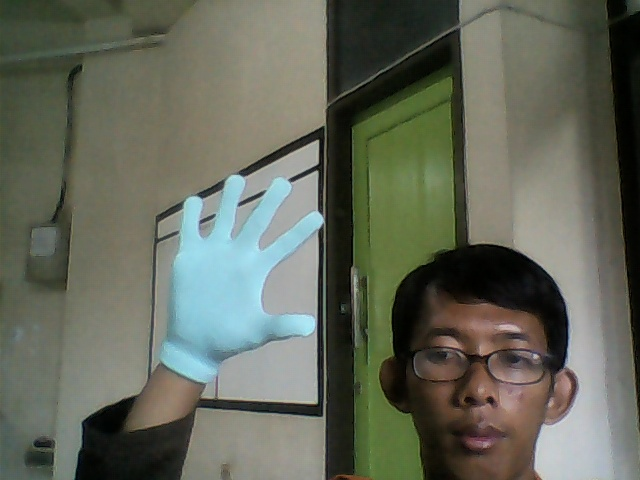
#> input picture ImageTest108_60lux.jpg, 640 x 480 px, given in place of the camera
$ python DatabaseCreator-old.py
#> lines starting #> are read from the running program, lines starting #| are printed output that depends on the picture; after the words box and inside, x2 and y2 are one past the last pixel; in counts of white or black regions, pixels touching at a corner belong together
import cv2
import numpy as np
import time

# cam = cv2.VideoCapture("VideoTenThousandCave.avi")
# frame = cv2.imread("Example.png")
cam = cv2.VideoCapture(0)
# cam.set(cv2.CAP_PROP_FPS, 3)

startcam = True
num = 0

while startcam:
    ret, frame = cam.read()
#> frame is the input picture: shape (480, 640, 3); mean B, G, R 90.2, 103.6, 99.4
    min_color = np.array([80,70,200], dtype = "uint8")
    max_color = np.array([110, 100, 255], dtype = "uint8")
    # [23 lines of commented-out code are left out]

    HSV = cv2.cvtColor(frame, cv2.COLOR_BGR2HSV)
#> HSV: shape (480, 640, 3); mean H, S, V 42.9, 61.6, 107.3
    mask = cv2.inRange(HSV, min_color, max_color)
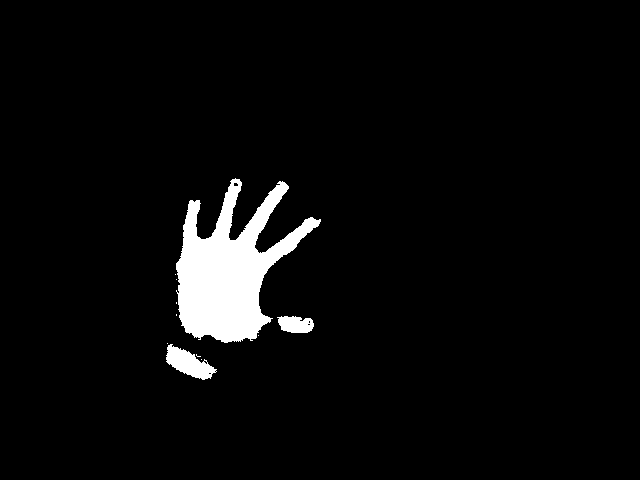
#> mask: shape (480, 640); 4.1% white; 11 white regions (8 under 20 px), largest, box (x1, y1, x2, y2) and area: (176, 178, 321, 343) 11266, (166, 344, 217, 380) 923, (277, 316, 314, 333) 492
    # blur = cv2.medianBlur(mask, 5)
    # kernel = cv2.getStructuringElement(cv2.MORPH_ELLIPSE, (10,10))
    # nonoise = cv2.dilate(blur, kernel)

    ImgErode = cv2.erode(mask,cv2.getStructuringElement(cv2.MORPH_ELLIPSE,(5,5)))
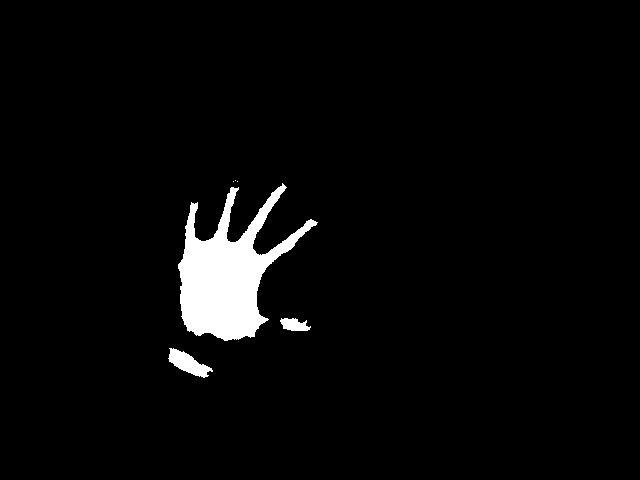
#> ImgErode: shape (480, 640); 3.4% white; 6 white regions (3 under 20 px), largest, box (x1, y1, x2, y2) and area: (178, 183, 318, 341) 9492, (168, 348, 213, 378) 628, (280, 318, 311, 331) 280
    ImgDilate = cv2.dilate(ImgErode,cv2.getStructuringElement(cv2.MORPH_ELLIPSE,(10,10)))
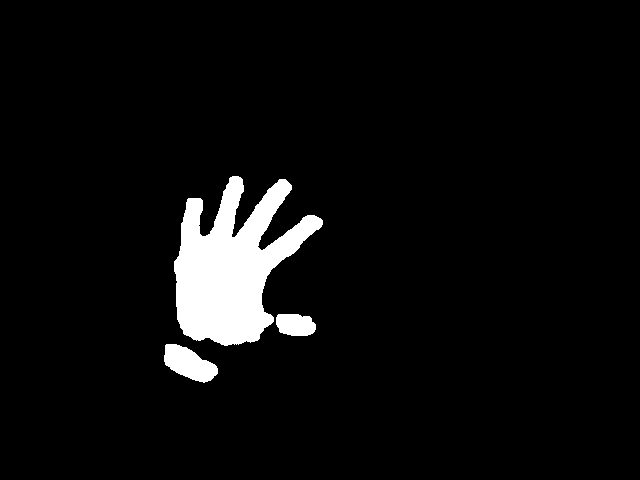
#> ImgDilate: shape (480, 640); 5.1% white; 3 white regions

    contours, hierarchy = cv2.findContours(ImgDilate,cv2.RETR_LIST,cv2.CHAIN_APPROX_SIMPLE)[-2:]
#> contours = 3 contours; box (x1, y1, x2, y2) and area: (174, 176, 323, 346) 13158, (164, 344, 218, 383) 1212, (276, 314, 316, 336) 690
    # [4 lines of commented-out code are left out]
    wh_box = [0]
    coordinateFull = [(0,0,0,0)]
    for cnt in contours:
        x,y,w,h = cv2.boundingRect(cnt)
        # print("x,y,w,h : ",x,y,w,h)
        cv2.rectangle(frame,(x,y),(x+w,y+h),(25,100,255),2)
        wh = w*h
        wh_box.append(wh)
        coordinateFull.append((x,y,w,h))
#> this loop made 3 passes
#> (x, y, w, h, wh) on passes 1 to 3: (164, 344, 54, 39, 2106), (276, 314, 40, 22, 880), (174, 176, 149, 170, 25330)
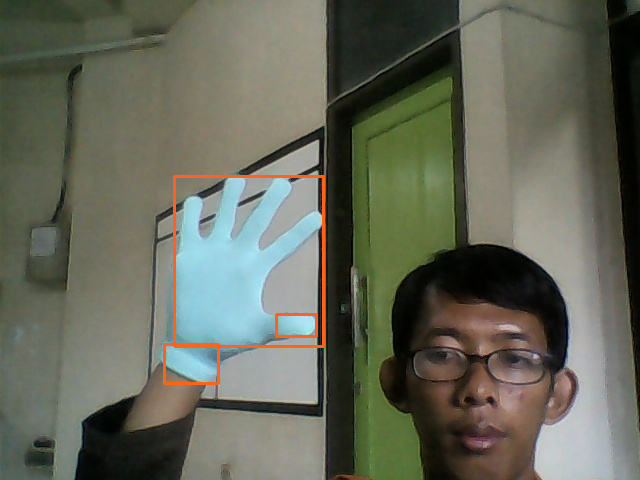
#> frame: shape (480, 640, 3); 0.9% of pixels changed, all inside (x1, y1, x2, y2) = (163, 175, 325, 385)
#> after the loop, coordinateFull = [(0, 0, 0, 0), (164, 344, 54, 39), (276, 314, 40, 22), (174, 176, 149, 170)]; wh_box = [0, 2106, 880, 25330]
        # [19 lines of commented-out code are left out]
    indexMaxBox = wh_box.index(max(wh_box))
#> indexMaxBox = 3
    x,y,w,h = coordinateFull[indexMaxBox]
    cv2.rectangle(frame,(x,y),(x+w,y+h),(255,255,0),2)
    centerX = int(x+w/2)
#> centerX = 248
    centerY = int(y+h/2)
#> centerY = 261
    cv2.ellipse(frame,(centerX, centerY),(5,5),0,0,360,(0,0,255),2)
#> frame: shape (480, 640, 3); mean B, G, R 90.5, 104.1, 99
    cv2.ellipse(frame,(centerX, centerY),(25,25),0,0,360,(0,0,255),2)
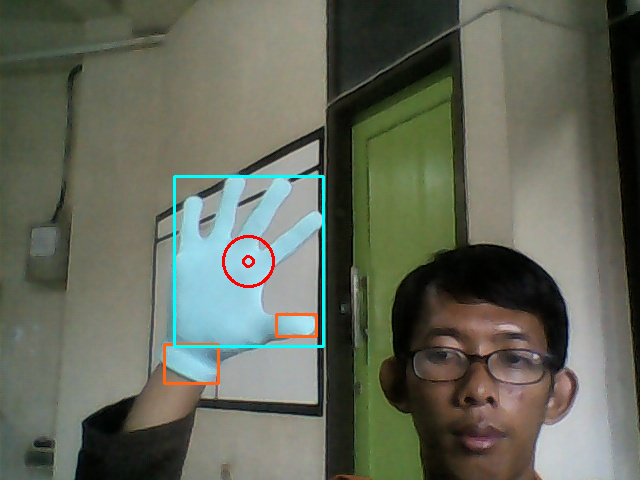
#> frame: shape (480, 640, 3); mean B, G, R 90.2, 103.8, 99.2
    cropImage = ImgDilate[y:y+h, x:x+w]
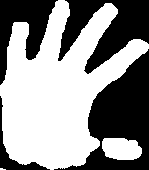
#> cropImage: shape (170, 149); 56.4% white; 4 black regions, box (x1, y1, x2, y2) and area: (54, 49, 149, 170) 4887, (58, 0, 149, 74) 3399, (0, 0, 58, 85) 2213, (0, 96, 50, 170) 557
    wh_box.clear()
    wh_box.append(0)
    coordinateFull.clear()
    coordinateFull.append((0,0,0,0))
    # cv2.rectangle(frame,(x_box[0],y_box[0]),(x_box[0]+w_box[0],y_box[0]+h_box[0]),(0,0,255),2)
    # print(x_box[0])
        # # get the min area rect
        # rect = cv2.minAreaRect(cnt)
        # box = cv2.boxPoints(rect)
        # # convert all coordinates floating point values to int
        # box = np.int0(box)
        # print("box = ", box)
        # # draw a red 'nghien' rectangle
        # cv2.drawContours(frame, [box], 0, (0, 0, 255))

        # # finally, get the min enclosing circle
        # (x, y), radius = cv2.minEnclosingCircle(cnt)
        # # convert all values to int
        # center = (int(x), int(y))
        # radius = int(radius)
        # # and draw the circle in blue
        # cv2.circle(frame, center, radius, (255, 0, 0), 2)

    cv2.imshow('Original Camera Vision', frame)
    # cv2.imshow('HSV Camera Vision', HSV)
    cv2.imshow('MASK Camera Vision', mask)
    # cv2.imshow('BLUR Camera Vision', blur)
    # cv2.imshow('NONOISE Camera Vision', nonoise)
    cv2.imshow('FILTERIMG Camera Vision', ImgDilate)
    # print("width = ",cropImage.shape[0])
    # print("height = ",cropImage.shape[1])
    if (cropImage.shape[0] != 0) and (cropImage.shape[1] != 0):
        # print("show")
        resized = cv2.resize(cropImage, (20,20), interpolation = cv2.INTER_AREA)
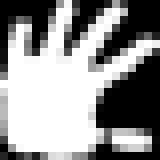
#> resized: shape (20, 20) (shown 8 times larger); min 0, max 255, mean 143.7
        cv2.imshow('CROP Camera Vision', cropImage)
        cv2.imshow('CROP RESIZED Camera Vision', resized)
    # [20 lines of commented-out code are left out]
    if cv2.waitKey(1) & 0xFF == ord('q'):
#> (key q is pressed here)
        cv2.imwrite("duatangan.jpg",frame)
        startcam = False
    time.sleep(0.05)
    # time.sleep(1)
cam.release()
cv2.destroyAllWindows()

$ run again, on ImageTest246_266lux.jpg
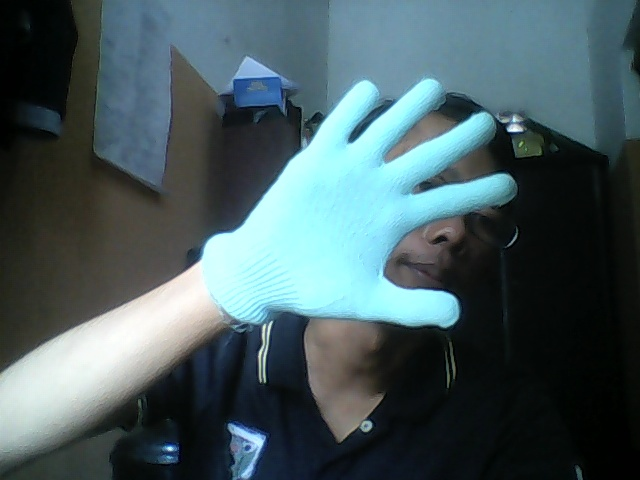
#> input picture ImageTest246_266lux.jpg, 640 x 480 px, given in place of the camera
#> frame is the input picture: shape (480, 640, 3); mean B, G, R 95.5, 91.5, 71.7
#> HSV: shape (480, 640, 3); mean H, S, V 79.1, 87.2, 98.1
#> mask: shape (480, 640); 5.8% white; 152 white regions (137 under 20 px), largest, box (x1, y1, x2, y2) and area: (224, 78, 446, 324) 15018, (378, 113, 489, 183) 1157, (233, 57, 277, 79) 440
#> ImgErode: shape (480, 640); 3.5% white; 38 white regions (33 under 20 px), largest, box (x1, y1, x2, y2) and area: (271, 80, 441, 319) 9716, (382, 123, 468, 177) 577, (239, 60, 269, 75) 256, (254, 281, 282, 298) 172, (232, 307, 243, 314) 25
#> ImgDilate: shape (480, 640); 6.7% white; 7 white regions
#> contours = 11 contours, 3 with area under 20; largest, box (x1, y1, x2, y2) and area: (244, 76, 446, 324) 17090, (378, 117, 476, 182) 1628, (235, 56, 274, 80) 631, (232, 426, 260, 453) 316, (228, 303, 248, 319) 200, (299, 279, 313, 293) 109, (382, 210, 392, 221) 77, (241, 470, 251, 480) 76
#> the loop `for cnt in contours:` made 11 passes
#> (x, y, w, h, wh) on passes 1, 2, 3, 4, 5, 6, 8, 9: (241, 470, 10, 10, 100), (232, 426, 28, 27, 756), (228, 303, 20, 16, 320), (287, 280, 5, 4, 20), (299, 279, 14, 14, 196), (285, 276, 4, 4, 16), (382, 210, 10, 11, 110), (378, 117, 98, 65, 6370)
#> after the loop `for cnt in contours:`:
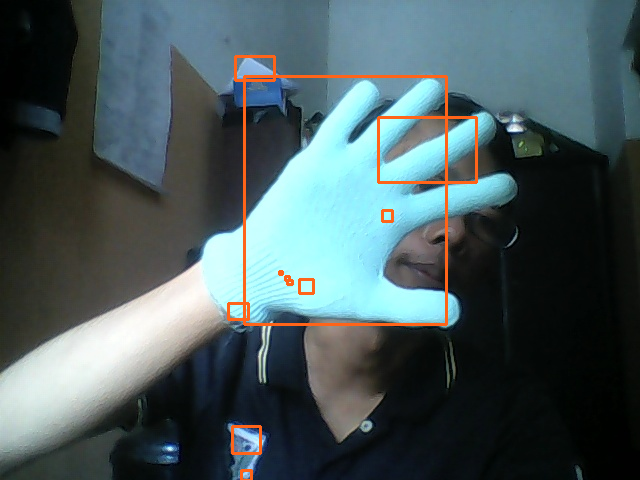
#> frame: shape (480, 640, 3); 1.63% of pixels changed, all inside (x1, y1, x2, y2) = (227, 55, 478, 480)
#> after the loop `for cnt in contours:`: coordinateFull = [(0, 0, 0, 0), (241, 470, 10, 10), (232, 426, 28, 27), (228, 303, 20, 16), (287, 280, 5, 4), (299, 279, 14, 14), (285, 276, 4, 4), (279, 271, 3, 3), (382, 210, 10, 11), (378, 117, 98, 65), (244, 76, 202, 248), (235, 56, 39, 24)]; wh_box = [0, 100, 756, 320, 20, 196, 16, 9, 110, 6370, 50096, 936]
#> indexMaxBox = 10
#> `x,y,w,h = coordinateFull[indexMaxBox]`: x = 244; y = 76; w = 202; h = 248
#> centerX = 345
#> centerY = 200
#> cropImage: shape (248, 202); 38% white; 5 white regions, box (x1, y1, x2, y2) and area: (0, 0, 202, 248) 17514, (134, 54, 202, 106) 1309, (138, 134, 148, 145) 93, (0, 0, 25, 4) 79, (0, 227, 4, 238) 34
#> `resized = cv2.resize(cropImage, (20,20), interpolation = cv2.INTER_AREA)`:
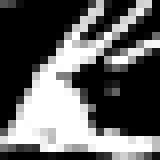
#> resized: shape (20, 20) (shown 8 times larger); min 0, max 255, mean 96.9

$ run again, on ImageTest459_162lux.jpg
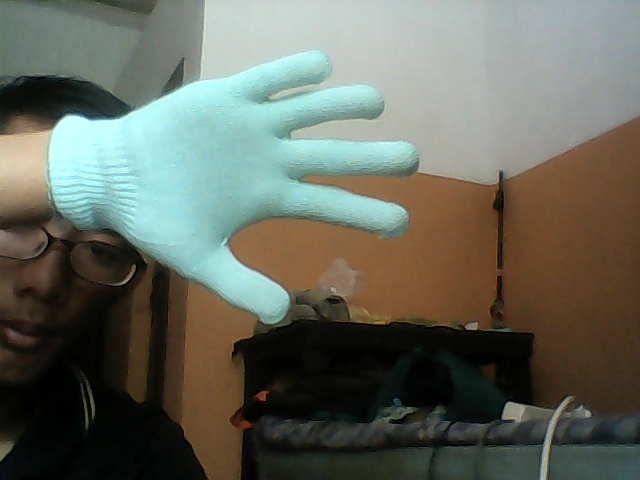
#> input picture ImageTest459_162lux.jpg, 640 x 480 px, given in place of the camera
#> frame is the input picture: shape (480, 640, 3); mean B, G, R 94.2, 105.2, 101.7
#> HSV: shape (480, 640, 3); mean H, S, V 49.8, 85.9, 113.8
#> mask: shape (480, 640); 4.3% white; 172 white regions (145 under 20 px), largest, box (x1, y1, x2, y2) and area: (53, 97, 222, 277) 8164, (198, 69, 288, 156) 2208, (262, 168, 318, 204) 571
#> ImgErode: shape (480, 640); 1.3% white; 91 white regions (63 under 20 px), largest, box (x1, y1, x2, y2) and area: (131, 135, 197, 223) 1724, (201, 92, 251, 111) 297, (190, 243, 212, 271) 234
#> ImgDilate: shape (480, 640); 5.5% white; 9 white regions
#> contours = 40 contours, 25 with area under 20; largest, box (x1, y1, x2, y2) and area: (51, 87, 287, 282) 13770, (249, 125, 293, 162) 686, (276, 178, 315, 205) 676, (243, 68, 280, 93) 456, (142, 224, 175, 246) 389
#> the loop `for cnt in contours:` made 40 passes
#> (x, y, w, h, wh) on passes 1, 2, 3, 4, 5, 6, 8, 9: (142, 224, 33, 22, 726), (338, 201, 11, 10, 110), (318, 191, 15, 14, 210), (245, 183, 10, 11, 110), (172, 178, 3, 4, 12), (276, 178, 39, 27, 1053), (195, 171, 4, 4, 16), (140, 171, 3, 7, 21)
#> after the loop `for cnt in contours:`:
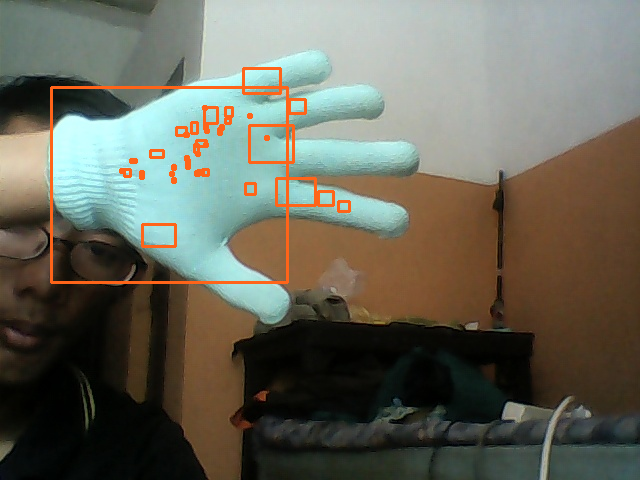
#> frame: shape (480, 640, 3); 2.02% of pixels changed, all inside (x1, y1, x2, y2) = (50, 67, 351, 284)
#> after the loop `for cnt in contours:`: coordinateFull = 41 items, first 6: (0, 0, 0, 0), (142, 224, 33, 22), (338, 201, 11, 10), (318, 191, 15, 14), (245, 183, 10, 11), (172, 178, 3, 4); wh_box = 41 values, max 46020 at index 39, min 0 at index 0, mean 1268
#> indexMaxBox = 39
#> `x,y,w,h = coordinateFull[indexMaxBox]`: x = 51; y = 87; w = 236; h = 195
#> centerX = 169
#> centerY = 184
#> cropImage: shape (195, 236); 33.7% white; 6 white regions, box (x1, y1, x2, y2) and area: (0, 0, 236, 195) 14087, (198, 38, 236, 75) 681, (91, 137, 124, 159) 433, (225, 91, 236, 113) 165, (194, 96, 204, 107) 93, (194, 0, 216, 6) 68
#> `resized = cv2.resize(cropImage, (20,20), interpolation = cv2.INTER_AREA)`:
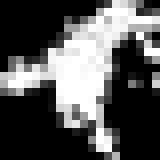
#> resized: shape (20, 20) (shown 8 times larger); min 0, max 255, mean 86
